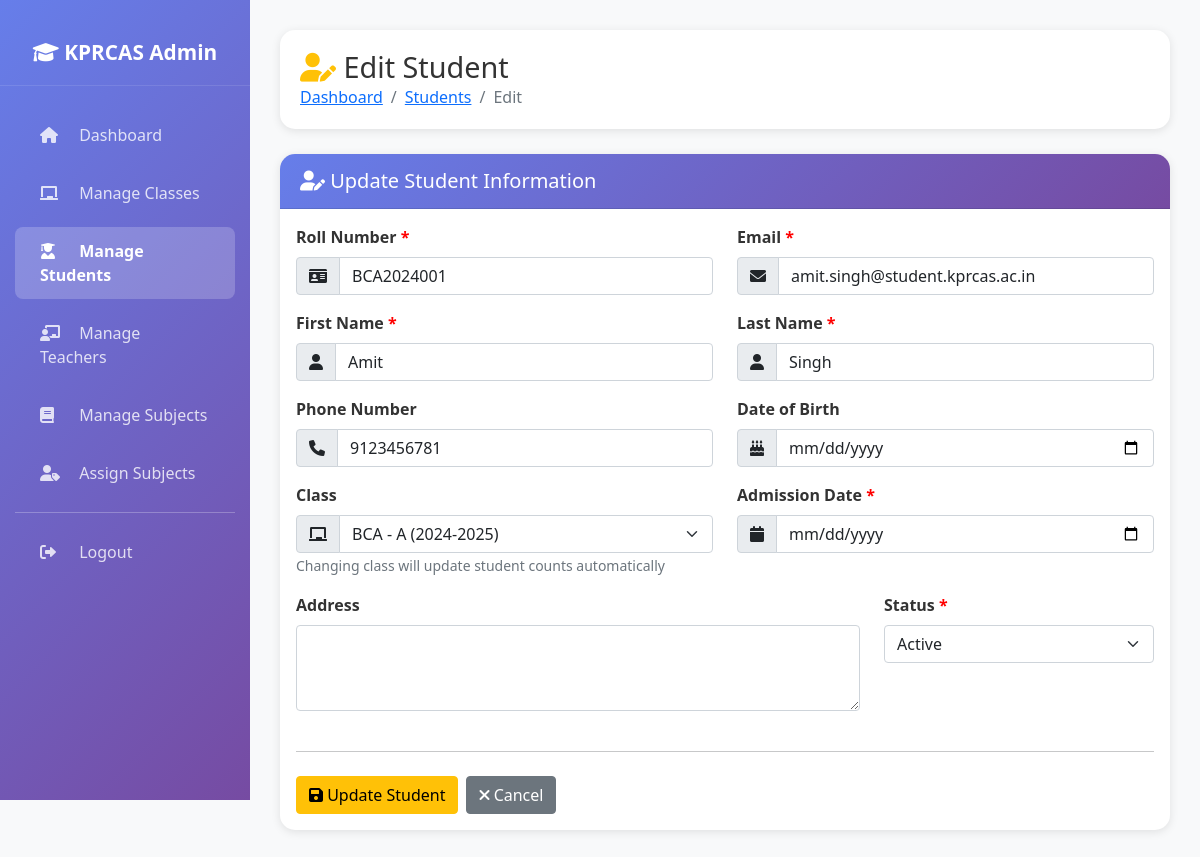
/admin/students/edit.php?id=1 (signed in), run on the app's committed database.
### tables this page shows
CREATE TABLE IF NOT EXISTS students (
    id INT AUTO_INCREMENT PRIMARY KEY,
    name VARCHAR(100) NOT NULL,
    email VARCHAR(100) NOT NULL UNIQUE,
    roll_number VARCHAR(50) NOT NULL UNIQUE,
    phone VARCHAR(15),
    department VARCHAR(100),
    year INT,
    section VARCHAR(10),
    class_id INT NULL,
    status ENUM('active', 'inactive') DEFAULT 'active',
    created_at TIMESTAMP DEFAULT CURRENT_TIMESTAMP,
    updated_at TIMESTAMP DEFAULT CURRENT_TIMESTAMP ON UPDATE CURRENT_TIMESTAMP,
    FOREIGN KEY (class_id) REFERENCES classes(id) ON DELETE SET NULL,
    INDEX idx_email (email),
    INDEX idx_roll_number (roll_number),
    INDEX idx_department (department),
    INDEX idx_class_id (class_id),
    INDEX idx_status (status)
);

CREATE TABLE IF NOT EXISTS classes (
    id INT AUTO_INCREMENT PRIMARY KEY,
    class_name VARCHAR(100) NOT NULL,
    section VARCHAR(10) NOT NULL,
    academic_year VARCHAR(20) NOT NULL,
    student_count INT DEFAULT 0,
    status ENUM('active', 'inactive') DEFAULT 'active',
    created_at TIMESTAMP DEFAULT CURRENT_TIMESTAMP,
    updated_at TIMESTAMP DEFAULT CURRENT_TIMESTAMP ON UPDATE CURRENT_TIMESTAMP,
    UNIQUE KEY unique_class (class_name, section, academic_year),
    INDEX idx_class_name (class_name),
    INDEX idx_academic_year (academic_year),
    INDEX idx_status (status)
);

### admin/students/edit.php (the view, shortened to what this page needs)
<?php
require_once '../includes/functions.php';
$id = $_GET['id'] ?? 0;
$stmt = $conn->prepare("SELECT * FROM students WHERE id = ?");
$stmt->bind_param("i", $id);
$stmt->execute();
$student = $stmt->get_result()->fetch_assoc();
if (isset($student['name'])) {
    $name_parts = explode(' ', $student['name'], 2);
    $student['first_name'] = $name_parts[0] ?? '';
    $student['last_name'] = $name_parts[1] ?? '';
}
$classes_query = "SELECT * FROM classes WHERE status = 'active' ORDER BY class_name, section";
$classes_result = $conn->query($classes_query);
?>
<!DOCTYPE html>
<html lang="en">
<head>
    <link href="https://cdn.jsdelivr.net/npm/bootstrap@5.1.3/dist/css/bootstrap.min.css" rel="stylesheet">
    <link href="https://cdnjs.cloudflare.com/ajax/libs/font-awesome/6.0.0/css/all.min.css" rel="stylesheet">
    <link href="../assets/css/responsive.css" rel="stylesheet">
</head>
<body>
    <div class="sidebar">
        <div class="logo">
            <h4><i class="fas fa-graduation-cap"></i> KPRCAS Admin</h4>
        </div>
        <nav class="nav flex-column">
            <a class="nav-link" href="../index.php">
                <i class="fas fa-home"></i> Dashboard
            </a>
            <a class="nav-link" href="../classes/index.php">
                <i class="fas fa-chalkboard"></i> Manage Classes
            </a>
            <a class="nav-link active" href="index.php">
                <i class="fas fa-user-graduate"></i> Manage Students
            </a>
            <a class="nav-link" href="../teachers/index.php">
                <i class="fas fa-chalkboard-teacher"></i> Manage Teachers
            </a>
            <a class="nav-link" href="../subjects/index.php">
                <i class="fas fa-book"></i> Manage Subjects
            </a>
            <a class="nav-link" href="../assignments/index.php">
                <i class="fas fa-user-tag"></i> Assign Subjects
            </a>
            <hr style="border-color: rgba(255,255,255,0.1); margin: 10px 15px;">
            <a class="nav-link" href="../../login/logout.php">
                <i class="fas fa-sign-out-alt"></i> Logout
            </a>
        </nav>
    </div>
    <div class="main-content">
        <div class="page-header">
            <h1><i class="fas fa-user-edit text-warning"></i> Edit Student</h1>
            <nav aria-label="breadcrumb">
                <ol class="breadcrumb mb-0">
                    <li class="breadcrumb-item"><a href="../index.php">Dashboard</a></li>
                    <li class="breadcrumb-item"><a href="index.php">Students</a></li>
                    <li class="breadcrumb-item active">Edit</li>
                </ol>
            </nav>
        </div>
        <div class="card">
            <div class="card-header">
                <h5 class="mb-0"><i class="fas fa-user-edit"></i> Update Student Information</h5>
            </div>
            <div class="card-body">
                <form method="POST" action="">
                    <div class="row">
                        <div class="col-md-6 mb-3">
                            <label for="roll_number" class="form-label required">Roll Number</label>
                            <div class="input-group">
                                <span class="input-group-text"><i class="fas fa-id-card"></i></span>
                                <input type="text" class="form-control" id="roll_number" name="roll_number"
                                       required value="<?php echo htmlspecialchars($student['roll_number']); ?>">
                            </div>
                        </div>
                        <div class="col-md-6 mb-3">
                            <label for="email" class="form-label required">Email</label>
                            <div class="input-group">
                                <span class="input-group-text"><i class="fas fa-envelope"></i></span>
                                <input type="email" class="form-control" id="email" name="email"
                                       required value="<?php echo htmlspecialchars($student['email']); ?>">
                            </div>
                        </div>
                    </div>
                    <div class="row">
                        <div class="col-md-6 mb-3">
                            <label for="first_name" class="form-label required">First Name</label>
                            <div class="input-group">
                                <span class="input-group-text"><i class="fas fa-user"></i></span>
                                <input type="text" class="form-control" id="first_name" name="first_name"
                                       required value="<?php echo htmlspecialchars($student['first_name']); ?>">
                            </div>
                        </div>
                        <div class="col-md-6 mb-3">
                            <label for="last_name" class="form-label required">Last Name</label>
                            <div class="input-group">
                                <span class="input-group-text"><i class="fas fa-user"></i></span>
                                <input type="text" class="form-control" id="last_name" name="last_name"
                                       required value="<?php echo htmlspecialchars($student['last_name']); ?>">
                            </div>
                        </div>
                    </div>
                    <div class="row">
                        <div class="col-md-6 mb-3">
                            <label for="phone" class="form-label">Phone Number</label>
                            <div class="input-group">
                                <span class="input-group-text"><i class="fas fa-phone"></i></span>
                                <input type="text" class="form-control" id="phone" name="phone"
                                       value="<?php echo htmlspecialchars($student['phone'] ?? ''); ?>">
                            </div>
                        </div>
                        <div class="col-md-6 mb-3">
                            <label for="date_of_birth" class="form-label">Date of Birth</label>
                            <div class="input-group">
                                <span class="input-group-text"><i class="fas fa-birthday-cake"></i></span>
                                <input type="date" class="form-control" id="date_of_birth" name="date_of_birth"
                                       value="<?php echo htmlspecialchars($student['date_of_birth'] ?? ''); ?>">
                            </div>
                        </div>
                    </div>
                    <div class="row">
                        <div class="col-md-6 mb-3">
                            <label for="class_id" class="form-label">Class</label>
                            <div class="input-group">
                                <span class="input-group-text"><i class="fas fa-chalkboard"></i></span>
                                <select class="form-select" id="class_id" name="class_id">
                                    <?php while ($class = $classes_result->fetch_assoc()): ?>
                                        <option value="<?php echo $class['id']; ?>"
                                                <?php echo ($student['class_id'] == $class['id']) ? 'selected' : ''; ?>>
                                            <?php echo htmlspecialchars($class['class_name'] . ' - ' . $class['section'] . ' (' . $class['academic_year'] . ')'); ?>
                                        </option>
                                    <?php endwhile; ?>
                                </select>
                            </div>
                            <small class="text-muted">Changing class will update student counts automatically</small>
                        </div>
                        <div class="col-md-6 mb-3">
                            <label for="admission_date" class="form-label required">Admission Date</label>
                            <div class="input-group">
                                <span class="input-group-text"><i class="fas fa-calendar"></i></span>
                                <input type="date" class="form-control" id="admission_date" name="admission_date"
                                       required value="<?php echo htmlspecialchars($student['admission_date']); ?>">
                            </div>
                        </div>
                    </div>
                    <div class="row">
                        <div class="col-md-8 mb-3">
                            <label for="address" class="form-label">Address</label>
                            <textarea class="form-control" id="address" name="address" rows="3"><?php echo htmlspecialchars($student['address'] ?? ''); ?></textarea>
                        </div>
                        <div class="col-md-4 mb-3">
                            <label for="status" class="form-label required">Status</label>
                            <select class="form-select" id="status" name="status" required>
                                <option value="active" <?php echo ($student['status'] == 'active') ? 'selected' : ''; ?>>Active</option>
                            </select>
                        </div>
                    </div>
                    <hr class="my-4">
                    <div class="d-flex gap-2">
                        <button type="submit" class="btn btn-warning">
                            <i class="fas fa-save"></i> Update Student
                        </button>
                        <a href="index.php" class="btn btn-secondary">
                            <i class="fas fa-times"></i> Cancel
                        </a>
                    </div>
                </form>
            </div>
        </div>
    </div>
</body>
</html>

### admin/students/edit.php (style rules this page uses)
body { background-color: #f8f9fa; font-family: 'Segoe UI', Tahoma, Geneva, Verdana, sans-serif; }
.sidebar { min-height: 100vh; background: linear-gradient(135deg, #667eea 0%, #764ba2 100%); color: white; position: fixed; top: 0; left: 0; width: 250px; padding: 20px 0; z-index: 1000; }
.sidebar .logo { text-align: center; padding: 20px; border-bottom: 1px solid rgba(255,255,255,0.1); margin-bottom: 20px; }
.sidebar .logo h4 { margin: 0; font-size: 1.3rem; font-weight: 600; }
.sidebar .nav-link { color: rgba(255,255,255,0.8); padding: 12px 25px; margin: 5px 15px; border-radius: 8px; transition: all 0.3s ease; }
.sidebar .nav-link.active { background: rgba(255,255,255,0.2); color: white; font-weight: 600; }
.sidebar .nav-link i { width: 25px; margin-right: 10px; }
.main-content { margin-left: 250px; padding: 30px; }
.page-header { background: white; padding: 20px; border-radius: 15px; box-shadow: 0 2px 10px rgba(0,0,0,0.1); margin-bottom: 25px; }
.page-header h1 { margin: 0; font-size: 1.8rem; color: #333; }
.card { border: none; border-radius: 15px; box-shadow: 0 2px 10px rgba(0,0,0,0.1); }
.card-header { background: linear-gradient(135deg, #667eea 0%, #764ba2 100%); color: white; border-radius: 15px 15px 0 0 !important; padding: 15px 20px; }
.form-label { font-weight: 600; color: #333; }
.required::after { content: " *"; color: red; }

### data on the page
students: roll_number "BCA2024001", email "amit.singh@student.kprcas.ac.in", phone "9123456781", class_id "BCA - A (2024-2025)", status "Active"
